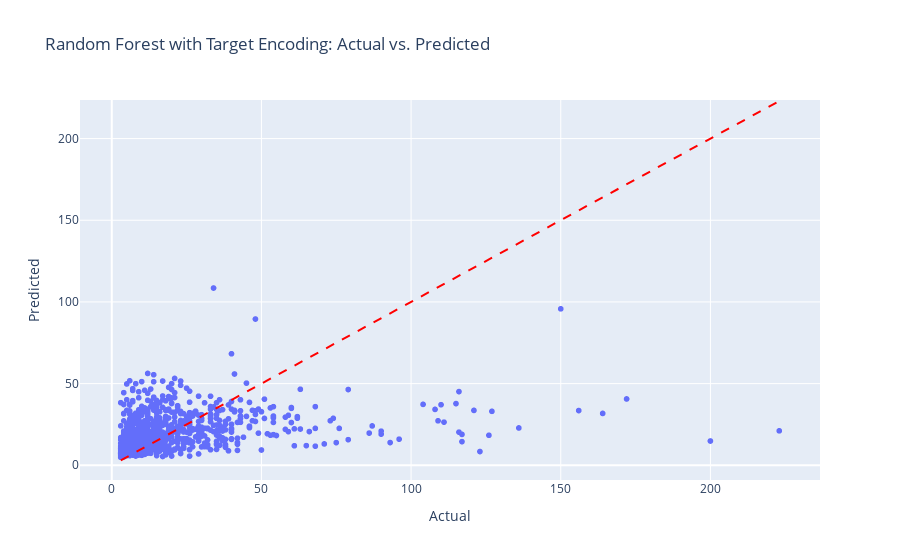

Notebook code cell kept with this figure:
### Markdown cell above
## RandomForestRegression

### Code cell
model_rf = RandomForestRegressor(random_state=42)
model_rf.fit(X_train_imputed, y_train)

# Evaluate the model on validation data
y_val_pred_rf = model_rf.predict(X_val_imputed)
rmse_val_rf = (root_mean_squared_error(y_val, y_val_pred_rf))
print(f"RMSE on Validation Set (RandomForest): {rmse_val_rf:.3f}")
plot_actual_vs_pred(y_val, y_val_pred_rf, "Random Forest with Target Encoding")

### Figure 1 — Plotly figure (JSON) as saved in the notebook; plotly's stock layout.template omitted (floating-point values rounded to 4 significant figures; data arrays with more than 128 entries replaced by an {"elided": "..."} marker saying what was removed)
{"data": [{"hovertemplate": "Actual=%{x}<br>Predicted=%{y}<extra></extra>", "legendgroup": "", "marker": {"color": "#636efa", "symbol": "circle"}, "mode": "markers", "name": "", "showlegend": false, "type": "scattergl", "x": {"elided": "1160 int values"}, "xaxis": "x", "y": {"elided": "1160 float values"}, "yaxis": "y"}], "layout": {"legend": {"tracegroupgap": 0}, "shapes": [{"line": {"color": "Red", "dash": "dash"}, "type": "line", "x0": 3, "x1": 223, "y0": 3, "y1": 223}], "title": {"text": "Random Forest with Target Encoding: Actual vs. Predicted"}, "xaxis": {"anchor": "y", "domain": [0, 1], "title": {"text": "Actual"}}, "yaxis": {"anchor": "x", "domain": [0, 1], "title": {"text": "Predicted"}}}}
